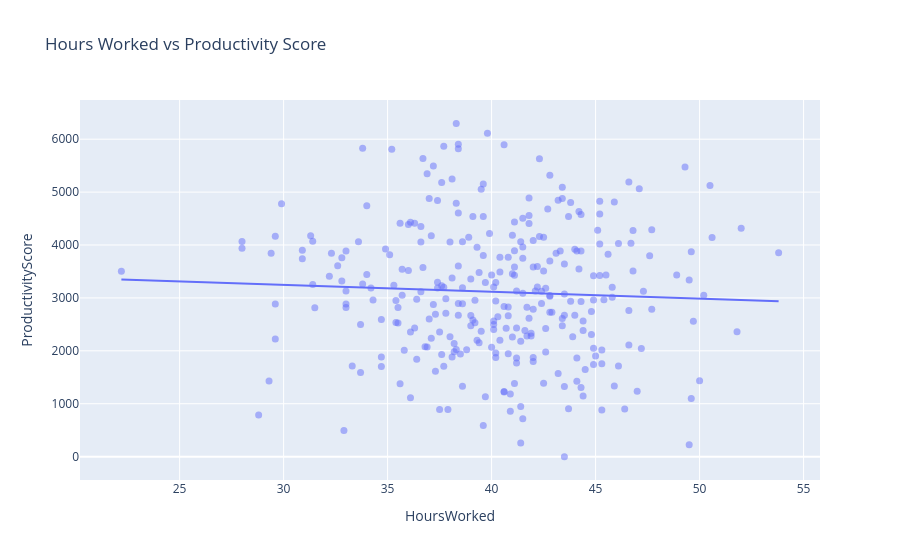

The notebook cell saved with this chart:
### Code cell
fig = px.scatter(
    df,
    x="HoursWorked",
    y="ProductivityScore",
    trendline="ols",
    title="Hours Worked vs Productivity Score",
    opacity=0.5
)
fig.update_traces(marker=dict(size=7))
fig.show()

### Figure 1 — Plotly figure (JSON) as saved in the notebook; plotly's stock layout.template omitted (floating-point values rounded to 4 significant figures; data arrays with more than 128 entries replaced by an {"elided": "..."} marker saying what was removed)
{"data": [{"hovertemplate": "HoursWorked=%{x}<br>ProductivityScore=%{y}<extra></extra>", "legendgroup": "", "marker": {"color": "#636efa", "opacity": 0.5, "size": 7, "symbol": "circle"}, "mode": "markers", "name": "", "orientation": "v", "showlegend": false, "type": "scatter", "x": {"elided": "300 float values"}, "xaxis": "x", "y": {"elided": "300 float values"}, "yaxis": "y"}, {"hovertemplate": "<b>OLS trendline</b><br>ProductivityScore = -13.0329 * HoursWorked + 3638.42<br>R<sup>2</sup>=0.002600<br><br>HoursWorked=%{x}<br>ProductivityScore=%{y} <b>(trend)</b><extra></extra>", "legendgroup": "", "marker": {"color": "#636efa", "size": 7, "symbol": "circle"}, "mode": "lines", "name": "", "showlegend": false, "type": "scatter", "x": {"elided": "300 float values"}, "xaxis": "x", "y": {"elided": "300 float values"}, "yaxis": "y"}], "layout": {"autosize": true, "legend": {"tracegroupgap": 0}, "title": {"text": "Hours Worked vs Productivity Score"}, "xaxis": {"anchor": "y", "autorange": true, "domain": [0, 1], "range": [20.23, 55.77], "title": {"text": "HoursWorked"}, "type": "linear"}, "yaxis": {"anchor": "x", "autorange": true, "domain": [0, 1], "range": [-549.8, 6849.0], "title": {"text": "ProductivityScore"}, "type": "linear"}}}
